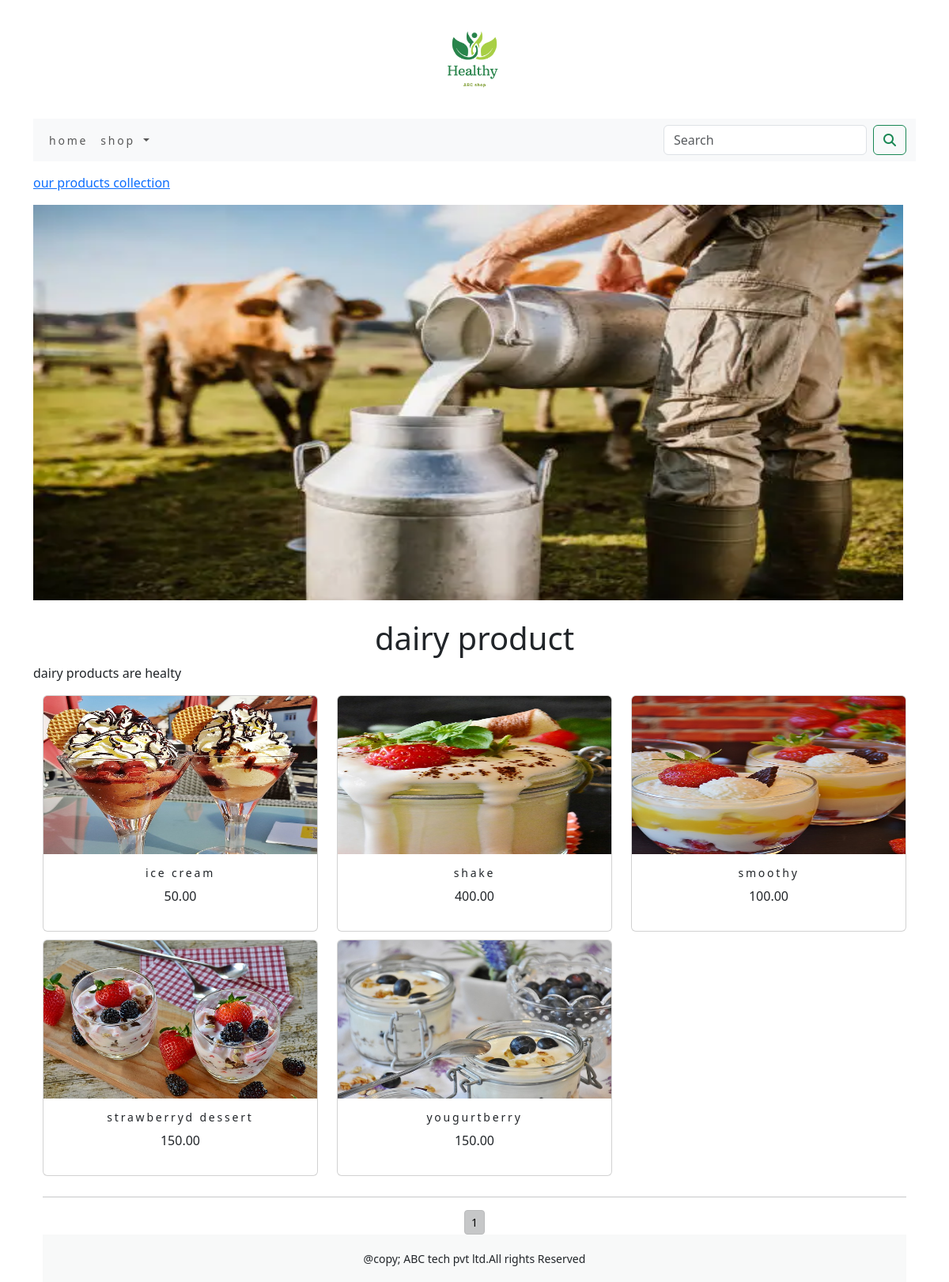
Page /shop/dairy-product/ on the committed database.
### shop/models.py (models this page shows, shortened)
class Category(models.Model):
    name=models.CharField(max_length=250,unique=True)
    slug=models.SlugField(max_length=250,unique=True)
    description=models.TextField(blank=True)
    image=models.ImageField(upload_to='category',blank=True)
    class Meta:
        ordering=('name',)
        verbose_name='category'
        verbose_name_plural='categories'
    def get_url(self):
        return reverse('shop:products_by_category',args=[self.slug])

class Product(models.Model):
    name=models.CharField(max_length=250,unique=True)
    slug=models.SlugField(max_length=250,unique=True)
    description=models.TextField(blank=True)
    price=models.DecimalField(max_digits=10,decimal_places=2)
    category=models.ForeignKey(Category,on_delete=models.CASCADE)
    image=models.ImageField(upload_to='product',blank=True)
    stock=models.IntegerField()
    available=models.BooleanField(default=True)
    created=models.DateTimeField(auto_now_add=True)
    updated=models.DateTimeField(auto_now=True)
    def get_url(self):
        return reverse('shop:prodCatdetail',args=[self.category.slug,self.slug])
    class Meta :
         ordering=('name',)
         verbose_name='product'
         verbose_name_plural='products'

### shop/views.py (the view)
# urls.py: path('',views.allProdCat,name='allProdCat'),
def allProdCat(request,c_slug=None):
    c_page=None
    products_list=None
    if c_slug!=None:
        c_page=get_object_or_404(Category,slug=c_slug)
        products_list = Product.objects.all().filter(category=c_page,available=True)
    else:
        products_list=Product.objects.all().filter(available=True)
    paginator = Paginator(products_list,6)
    try:
        page=int(request.GET.get('page','1'))
    except:
        page=1
    try:
        products =paginator.page(page)
    except(EmptyPage,InvalidPage):
        products = Paginator.page(Paginator.num_pages)
    return render(request,'category.html',{'category':c_page,'products':products})

### cart/context_processors.py (called while the page is built)
def counter(request):
    item_count=0
    if 'admin' in request.path:
        return {}
    else:
        try:
            cart=Cart.objects.filter(cart_id=_cart_id(request))
            car_items=CartItem.objects.all().filter(cart=cart[:1])
            for cart_item in car_items:
                item_count += cart_item.quantity
        except Cart.DoesNotExist:
            item_count=0
    return dict(item_cout=item_count)

### cart/views.py (called while the page is built)
def _cart_id(request):
    cart=request .session.session_key
    if not cart:
        cart=request.session.create()
    return cart

### shop/context_processors.py (called while the page is built)
def menu_links(request):
    links=Category.objects.all()
    return dict(links=links)

### template/category.html (shortened to what this page needs)
{% extends 'base.html' %}
{% load static %}
{% block content %}
{% if category %}
<div>
  <div class="row my_row_class">
    <div class="mx_auto">
    <p><a href="{% url 'shop:allProdCat' %}">our products collection</a></p>
  </div>
    </div>
</div>
{% endif %}
<div class="mx_auto">
  {% if category %}
  <img class="my_image" src="{{category.image.url}}" alt="{{category.name}}" height="500px;" width="1100px;">
</div>
<br>
<div>
  <h1 class="text-center my_title">{{category.name}}</h1>
  <p class="text-justify">{{category.description}}</p>
</div>
{% endif %}
<div class="container">
  <div class="row mx_auto">
    {% for product in products.object_list %}
    <div class="my_bottom_margin col-9 col-sm-12  col-md-4 col-lg-4">
    <div class="card text-center " style=min-width:18em;">
      <a href="{{product.get_url}}"><img class="card-img-top my_image" src="{{product.image.url}}" alt="{{product.name}}" height="200px;" width="200px;" ></a>
      <div class="card-body">
        <h4>{{product.name}}</h4>
        <p>{{product.price}}</p>
      </div>
    </div>
  </div>
    {% endfor %}
  </div>
   <div class="mx_auto">
       <hr>
        <div class="text-center">
            {% for pg in products.paginator.page_range %}
            <a href="?page={{pg}}" class="btn btn-light btn-sm {% if products.number == pg %} active {% endif %}">{{pg}}</a>
            {% endfor %}
        </div>
        {% endblock %}

### static/css/custom.css (style rules this page uses)
body { font-family: 'Roboto', sans-serif; }
.my_row_class { padding-top:15px; }
.my_bottom_margin { margin-bottom:10px; }
.card-body h4 { font-size:14px; text_transform:uppercase; letter-spacing:.2em; }

### rows in the picture
Category: image (picture), name "dairy product", description "dairy products are healty"
Product: image (picture), name "ice cream", price "50.00"
Product: image (picture), name "shake", price "400.00"
Product: image (picture), name "smoothy", price "100.00"
Product: image (picture), name "strawberryd dessert", price "150.00"
Product: image (picture), name "yougurtberry", price "150.00"

### other values in the picture
{{ pg }} "1"
